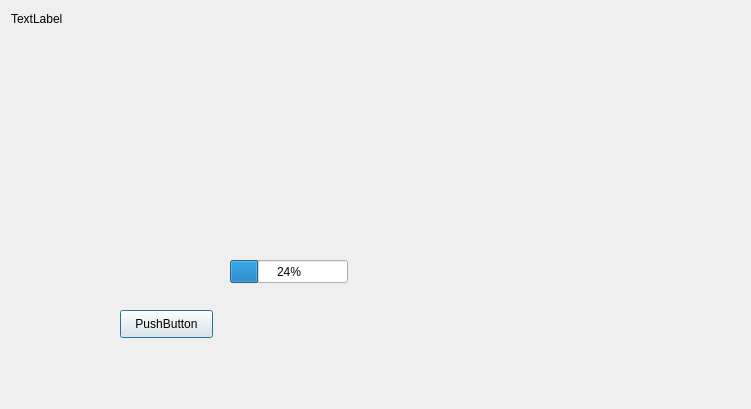
<?xml version="1.0" encoding="UTF-8"?>
<ui version="4.0">
 <class>ProgressDialog</class>
 <widget class="QDialog" name="ProgressDialog">
  <property name="geometry">
   <rect>
    <x>0</x>
    <y>0</y>
    <width>751</width>
    <height>409</height>
   </rect>
  </property>
  <property name="windowTitle">
   <string>Dialog</string>
  </property>
  <widget class="QLabel" name="label">
   <property name="geometry">
    <rect>
     <x>11</x>
     <y>11</y>
     <width>55</width>
     <height>16</height>
    </rect>
   </property>
   <property name="text">
    <string>TextLabel</string>
   </property>
  </widget>
  <widget class="QWidget" name="gridLayoutWidget">
   <property name="geometry">
    <rect>
     <x>170</x>
     <y>29</y>
     <width>411</width>
     <height>191</height>
    </rect>
   </property>
   <layout class="QGridLayout" name="gridLayout"/>
  </widget>
  <widget class="QProgressBar" name="progressBar">
   <property name="geometry">
    <rect>
     <x>230</x>
     <y>260</y>
     <width>118</width>
     <height>23</height>
    </rect>
   </property>
   <property name="value">
    <number>24</number>
   </property>
  </widget>
  <widget class="QPushButton" name="pushButton">
   <property name="geometry">
    <rect>
     <x>120</x>
     <y>310</y>
     <width>93</width>
     <height>28</height>
    </rect>
   </property>
   <property name="text">
    <string>PushButton</string>
   </property>
  </widget>
 </widget>
 <resources/>
 <connections/>
</ui>
